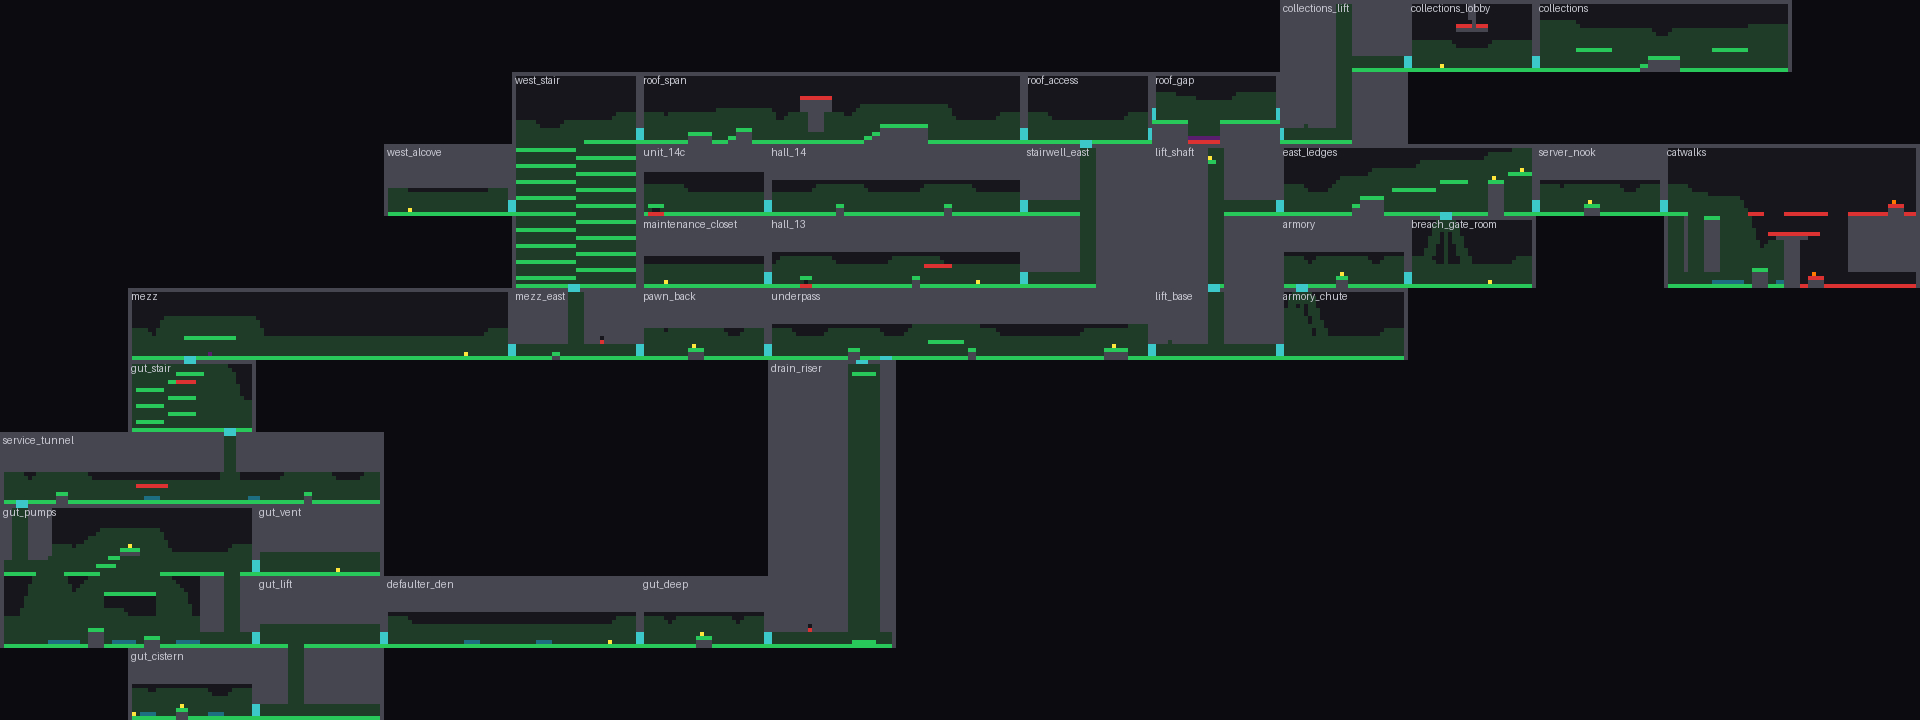

Recreate this plot in Python.
"""Spike: every level gap and every ledge in the district, classified against the
movement envelope with the kit the player owns when first reaching the room,
compared with what the room specs declare as gates.

    python prototype/level_designer/reach.py            # the report
    python prototype/level_designer/reach.py --all      # plain gaps and steps too
    python prototype/level_designer/reach.py --map      # also draw prototype/level_designer/district.png
"""
import argparse
import os
import sys

HERE = os.path.dirname(os.path.abspath(__file__))
sys.path.insert(0, HERE)
from roomspec import TILE, CELL, ENEMIES, load_all  # noqa: E402
from envelope import Envelope, load_config  # noqa: E402

PROJECT = os.path.dirname(os.path.dirname(HERE))
SPECS = os.path.join(PROJECT, "game", "tools", "stacks")
CONFIG = os.path.join(PROJECT, "game", "src", "player", "movement_config.tres")
START = "unit_14c"
ABILITIES = {
    "ability.mag_hook": "mag_hook",
    "ability.cyberdeck": "cyberdeck",
    "item.sidewinder_carried": "sidewinder_carried",
}


# --- The district walk (a port of test_stacks._reachable) ---------------------

def kit_at_arrival(rooms):
    """room id -> the kit owned when the room is first reached from the flat."""
    by = {r.id: r for r in rooms}
    owned = set()
    first = {}
    changed = True
    while changed:
        changed = False
        reached = {START}
        frontier = [START]
        while frontier:
            cur = by[frontier.pop()]
            for digit, (target, _) in cur.doors.items():
                need = cur.requires.get(digit)
                if need and need not in owned:
                    continue
                if digit in cur.oneway:
                    continue
                if target not in reached:
                    reached.add(target)
                    frontier.append(target)
        for rid in reached:
            first.setdefault(rid, frozenset(owned))
        for rid in reached:
            spec = by[rid]
            for c, (typ, args) in spec.markers.items():
                if not spec.positions_of(c):
                    continue
                need = spec.requires.get(c)
                if need and need not in owned:
                    continue
                grant = ABILITIES.get(args) if typ == "ability" else (args if typ == "hack" else None)
                if grant and grant not in owned:
                    owned.add(grant)
                    changed = True
        if "sidewinder_carried" in owned and "mezz" in reached and "sidewinder" not in owned:
            owned.add("sidewinder")
            changed = True
    return first, owned


# --- Gaps -----------------------------------------------------------------------

def level_gaps(spec):
    """(x1, y, x2): ground lips on row y with nothing to stand on between, open above."""
    out = []
    for y in range(1, spec.height):
        x = 0
        while x < spec.width - 1:
            if not spec.is_standable(x, y):
                x += 1
                continue
            x2 = x + 1
            while x2 < spec.width and not spec.is_ground(x2, y):
                x2 += 1
            if x2 < spec.width and x2 > x + 1 and spec.is_open(x2, y - 1):
                if all(spec.is_open(g, y - 1) for g in range(x + 1, x2)):
                    out.append((x, y, x2))
            x = x2
    return out


def effective_gap(spec, env, x1, y, x2):
    """The widest hop across the gap once standable tiles inside it, no deeper
    than a jump below the lip row, are counted as stepping stones. Returns
    (tiles, deepest support or None)."""
    max_depth = int(env.jump_height() // TILE)
    supports = []
    for x in range(x1 + 1, x2):
        for d in range(1, max_depth + 1):
            if spec.is_standable(x, y + d):
                supports.append((x, d))
                break
    if not supports:
        return x2 - x1 - 1, None
    edges = [x1] + sorted({x for x, _ in supports}) + [x2]
    return max(b - a - 1 for a, b in zip(edges, edges[1:])), max(d for _, d in supports)


def classify_gap(env, gap_px):
    travel = gap_px - env.BODY_WIDTH
    m = env.GATE_MARGIN
    if travel * m <= env.max_gap(False):
        return "plain"
    if travel <= env.max_gap(False):
        return "tight-plain"
    if travel < env.max_gap(False) * m:
        return "tight-gate"
    if travel * m <= env.max_gap(True):
        return "gate"
    if travel <= env.max_gap(True):
        return "tight-implant"
    return "beyond"


def crossable(env, gap_px, kit):
    return gap_px - env.BODY_WIDTH <= env.max_gap("sidewinder" in kit)


# --- Ledges -------------------------------------------------------------------

def ledges(spec, env):
    """A standable tile beside a solid column that tops out on another standable tile.
    Returns (x_base, y_base, side, x_wall, y_top, h_tiles, facing_w_tiles)."""
    out = []
    seen = set()
    for y in range(spec.height):
        for x in range(spec.width):
            if not spec.is_standable(x, y):
                continue
            for side, dx in (("right", 1), ("left", -1)):
                wx = x + dx
                if not spec.is_solid(wx, y):
                    continue
                t = y
                while t - 1 >= 0 and spec.is_solid(wx, t - 1):
                    t -= 1
                if t == 0 or not spec.is_open(wx, t - 1):
                    continue  # the room's ring, or a wall to the ceiling
                h = y - t  # feet on row y to feet on row t
                if h <= 0:
                    continue  # level floor, not a ledge
                key = (wx, t, side)
                if key in seen:
                    continue
                seen.add(key)
                # the facing wall on the player's side, across open tiles at the base row
                fx = x
                w = 0
                while fx - dx >= 0 and fx - dx < spec.width and spec.is_open(fx - dx, y - 1) and spec.is_open(fx - dx, y - 2):
                    fx -= dx
                    w += 1
                facing = w + 1 if spec.is_solid(fx - dx, y - 1) and 0 <= fx - dx < spec.width else None
                out.append((x, y, side, wx, t, h, facing))
    return out


def classify_ledge(env, h_tiles, facing_tiles):
    h = h_tiles * TILE
    if h <= env.jump_height():
        return "step"
    shaft = facing_tiles is not None and env.is_climbable_shaft(facing_tiles * TILE)
    if h < env.jump_height() * env.GATE_MARGIN:
        return "tight-wall" + ("+shaft" if shaft else "")
    return "wall" + ("+shaft" if shaft else "")


# --- Report -------------------------------------------------------------------

def under_text(kind, depth):
    return {"floor": f"floor {depth} down", "void": "void", "hazard": "hazard", "none": "nothing"}[kind]


def main():
    ap = argparse.ArgumentParser()
    ap.add_argument("--all", action="store_true", help="list plain gaps and steps too")
    ap.add_argument("--map", action="store_true", help="draw district.png with the findings")
    ap.add_argument("--rooms", nargs="*", help="only these room ids")
    a = ap.parse_args()

    rooms = load_all(SPECS)
    env = Envelope(load_config(CONFIG))
    for r in rooms:
        for e in r.errors:
            print("spec error:", e)
    first, final_kit = kit_at_arrival(rooms)

    print("# Reach check: the Stacks against the envelope\n")
    print("Envelope from movement_config.tres:", env.summary())
    print(f"Valid Sidewinder gate: {env.max_gap(False) * env.GATE_MARGIN + env.BODY_WIDTH:.0f}px .. {env.max_gap(True) / env.GATE_MARGIN + env.BODY_WIDTH:.0f}px lip to lip"
          f" ({(env.max_gap(False) * env.GATE_MARGIN + env.BODY_WIDTH) / TILE:.1f} .. {(env.max_gap(True) / env.GATE_MARGIN + env.BODY_WIDTH) / TILE:.1f} tiles)")
    print(f"Plain jump: up to {(env.max_gap(False) / env.GATE_MARGIN + env.BODY_WIDTH) / TILE:.1f} tiles. Step: up to {env.jump_height() / TILE:.1f} tiles."
          f" Shaft the Hook climbs: up to {(env.wall_jump_reach() / env.GATE_MARGIN + env.BODY_WIDTH) / TILE:.1f} tiles wide.\n")
    unreached = [r.id for r in rooms if r.id not in first]
    if unreached:
        print("Never reached from the flat:", unreached)
    print(f"Final kit after the walk: {sorted(final_kit)}\n")

    findings = []
    gap_rows = []
    ledge_rows = []
    counts = {}
    declared_gates = {}
    for r in rooms:
        if a.rooms and r.id not in a.rooms:
            continue
        kit = first.get(r.id, frozenset())
        declared = {(v[0], v[1], v[2]) for k, v in r.gates if k == "air_dash"}
        declared_gates[r.id] = declared
        counts[r.id] = {"plain": 0, "step": 0}
        for (x1, y, x2) in level_gaps(r):
            tiles = x2 - x1 - 1
            eff, support = effective_gap(r, env, x1, y, x2)
            px = eff * TILE
            cls = classify_gap(env, px)
            kind, depth = r.under(x1 + 1 + tiles // 2, y)
            is_declared = (x1, y, x2) in declared
            deadly = kind in ("void", "hazard")
            if eff == 0 and not a.all and not is_declared:
                counts[r.id]["walk-down"] = counts[r.id].get("walk-down", 0) + 1
                continue  # pillar tops over a floor: you walk down, not a gap
            if cls == "plain" and not a.all and not is_declared:
                counts[r.id]["plain"] += 1
                continue
            eff_text = f"{eff} (support {support} down)" if support else str(eff)
            gap_rows.append((r.id, y, x1, x2, tiles, eff_text, cls, under_text(kind, depth), "yes" if is_declared else "", "yes" if crossable(env, px, kit) else "NO", ",".join(sorted(kit)) or "-"))
            if is_declared and cls != "gate":
                findings.append(f"{r.id}: declared air_dash gate at row {y} x{x1}..{x2} ({tiles} tiles) is BYPASSED: a standable tile {support} down inside it makes the widest hop {eff} tiles, class {cls}" if support else
                                f"{r.id}: declared air_dash gate at row {y} x{x1}..{x2} is {tiles} tiles, class {cls}, not a valid gate")
            if not is_declared and cls in ("gate", "tight-gate", "tight-implant") and "sidewinder" not in kit and deadly:
                findings.append(f"{r.id}: UNDECLARED gate-class gap at row {y} x{x1}..{x2} ({tiles} tiles, {cls}) over {under_text(kind, depth)}, reached without the Sidewinder")
            if cls == "beyond" and deadly:
                findings.append(f"{r.id}: gap at row {y} x{x1}..{x2} ({tiles} tiles) over {under_text(kind, depth)} is beyond the whole kit")
            if kind == "floor" and depth * TILE > env.jump_height() and cls != "plain":
                findings.append(f"{r.id}: row {y} x{x1}..{x2} is a one-way drop of {depth} tiles (no jump back up the same way)")
            if cls == "tight-plain" and deadly:
                findings.append(f"{r.id}: gap at row {y} x{x1}..{x2} ({tiles} tiles) over {under_text(kind, depth)} is crossable by the starting kit but under the 15% margin")
        for d in declared:
            if d not in {(g[0], g[1], g[2]) for g in level_gaps(r)}:
                findings.append(f"{r.id}: declared air_dash gate {d} was not found as a level gap")
        for (x, y, side, wx, t, h, facing) in ledges(r, env):
            cls = classify_ledge(env, h, facing)
            if cls == "step" and not a.all:
                counts[r.id]["step"] += 1
                continue
            ledge_rows.append((r.id, y, x, side, h, facing if facing is not None else "-", cls, ",".join(sorted(kit)) or "-"))
            if cls.startswith("tight-wall"):
                findings.append(f"{r.id}: a {h}-tile ledge at x{wx} row {t} (from row {y}, {side}) is a wall by only {h * TILE - env.jump_height():.0f}px, under the margin" + (" (shaft beside it)" if "shaft" in cls else ""))

    print("## Declared gates, re-judged (mirrors tests/test_stacks.gd)\n")
    print("| room | gate | values | measure | verdict |")
    print("|---|---|---|---|---|")
    for r in rooms:
        if a.rooms and r.id not in a.rooms:
            continue
        for kind, v in r.gates:
            if kind == "air_dash":
                x1, y, x2 = v
                gap = (x2 - x1 - 1) * TILE
                clean = r.is_solid(x1, y) and r.is_solid(x2, y) and all(not r.is_solid(x, y) and not r.is_solid(x, y - 1) for x in range(x1 + 1, x2))
                hop, support = effective_gap(r, env, x1, y, x2)
                verdict = "valid" if clean and env.is_valid_air_dash_gate(hop * TILE) else "INVALID"
                hop_text = f", widest hop {hop * TILE:.0f}px (support {support} down)" if support else ""
                print(f"| {r.id} | air_dash | {v} | {gap:.0f}px lip to lip{hop_text} | {verdict} |")
            elif kind == "shaft":
                x1, x2, y0, y1 = v
                width = (x2 - x1 + 1) * TILE
                walls = all(r.is_solid(x1 - 1, y) and r.is_solid(x2 + 1, y) and all(not r.is_solid(x, y) for x in range(x1, x2 + 1)) for y in range(y0, y1 + 1))
                verdict = "climbable" if walls and env.is_climbable_shaft(width) else "INVALID"
                print(f"| {r.id} | shaft | {v} | {width:.0f}px wide, {y1 - y0 + 1} tall | {verdict} |")
            elif kind == "tease":
                x, y = v
                ledge_row = y + 1
                left = x
                while r.is_solid(left - 1, ledge_row):
                    left -= 1
                right = x
                while r.is_solid(right + 1, ledge_row):
                    right += 1
                heights = []
                for sx in (left - 1, right + 1):
                    fr = ledge_row
                    while fr < r.height and not r.is_solid(sx, fr):
                        fr += 1
                    heights.append((fr - ledge_row) * TILE)
                verdict = "out of reach" if all(env.is_valid_tease_height(h) for h in heights) else "INVALID"
                print(f"| {r.id} | tease | {v} | ledge {right - left + 1} wide, drops {[int(h) for h in heights]}px | {verdict} |")
    print()

    print("## Level gaps that are not plain jumps\n")
    print("| room | row | x1..x2 | tiles | widest hop | class | under | declared | crossable on arrival | kit on arrival |")
    print("|---|---|---|---|---|---|---|---|---|---|")
    for row in gap_rows:
        print("| " + " | ".join(str(v) for v in row) + " |")
    print(f"\nPlain gaps not listed: {sum(c['plain'] for c in counts.values())}\n")

    print("## Ledges that are not steps\n")
    print("| room | base row | base x | side | height (tiles) | facing wall (tiles) | class | kit on arrival |")
    print("|---|---|---|---|---|---|---|---|")
    for row in ledge_rows:
        print("| " + " | ".join(str(v) for v in row) + " |")
    print(f"\nSteps not listed: {sum(c['step'] for c in counts.values())}\n")

    print("## Findings\n")
    if not findings:
        print("- none")
    for f in findings:
        print("-", f)

    if a.map:
        draw_map(rooms, env, first, os.path.join(HERE, "district.png"))
        print(f"\nmap: {os.path.join(HERE, 'district.png')}")


# --- Map ----------------------------------------------------------------------

def draw_map(rooms, env, first, path):
    from PIL import Image, ImageDraw
    S = 4  # px per tile
    minx = min(r.cell[0] for r in rooms)
    miny = min(r.cell[1] for r in rooms)
    maxx = max(r.cell[0] + r.size[0] for r in rooms)
    maxy = max(r.cell[1] + r.size[1] for r in rooms)
    W = (maxx - minx) * CELL[0] * S
    H = (maxy - miny) * CELL[1] * S
    im = Image.new("RGB", (W, H), (12, 12, 16))
    d = ImageDraw.Draw(im)
    colour = {"#": (70, 70, 80), ".": (22, 22, 28), "=": (120, 120, 130), "v": (90, 30, 110), "~": (30, 110, 130), "P": (255, 255, 255)}
    for r in rooms:
        ox = (r.cell[0] - minx) * CELL[0] * S
        oy = (r.cell[1] - miny) * CELL[1] * S
        for y, row in enumerate(r.grid):
            for x, c in enumerate(row):
                if c in colour:
                    col = colour[c]
                elif c.isdigit():
                    col = (60, 200, 90)
                elif c in ENEMIES:
                    col = (220, 60, 60)
                else:
                    col = (230, 200, 60)
                d.rectangle([ox + x * S, oy + y * S, ox + x * S + S - 1, oy + y * S + S - 1], fill=col)
        kit = first.get(r.id, frozenset())
        declared = {(v[0], v[1], v[2]) for k, v in r.gates if k == "air_dash"}
        for (x1, y, x2) in level_gaps(r):
            eff, _ = effective_gap(r, env, x1, y, x2)
            cls = classify_gap(env, eff * TILE)
            if cls == "plain" and (x1, y, x2) not in declared:
                continue
            if (x1, y, x2) in declared and cls != "gate":
                col = (255, 255, 255)  # a declared gate that is not one
                yy = oy + y * S - 1
                d.line([ox + (x1 + 1) * S, yy, ox + x2 * S, yy], fill=col, width=3)
                continue
            col = {"gate": (255, 0, 255), "tight-gate": (255, 140, 0), "tight-plain": (255, 230, 0), "tight-implant": (255, 0, 120), "beyond": (255, 40, 40)}[cls]
            yy = oy + y * S - 1
            d.line([ox + (x1 + 1) * S, yy, ox + x2 * S, yy], fill=col, width=2)
        for (x, y, side, wx, t, h, facing) in ledges(r, env):
            cls = classify_ledge(env, h, facing)
            if cls == "step":
                continue
            col = (80, 160, 255) if "shaft" in cls else (255, 255, 255)
            xx = ox + wx * S + (0 if side == "right" else S - 1)
            d.line([xx, oy + t * S, xx, oy + (y + 1) * S], fill=col, width=1)
        d.text((ox + 3, oy + 2), r.id + ("" if "sidewinder" in kit else "") , fill=(200, 200, 210))
    im.save(path)


if __name__ == "__main__":
    main()
